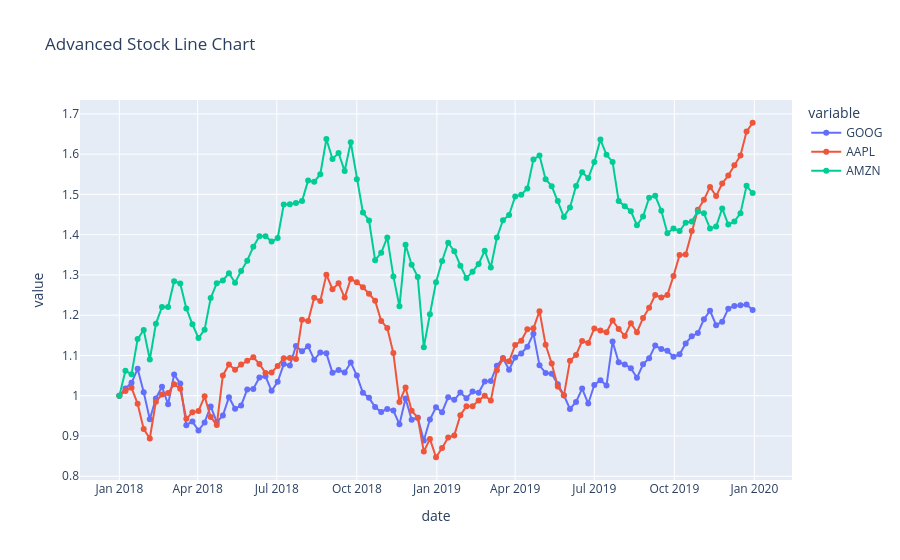

The cell this chart's notebook holds for it:
### Code cell
import plotly.express as px

df = px.data.stocks()

fig = px.line(df, x="date",y=["GOOG", "AAPL", "AMZN"],markers=True,title="Advanced Stock Line Chart")
fig.show()
